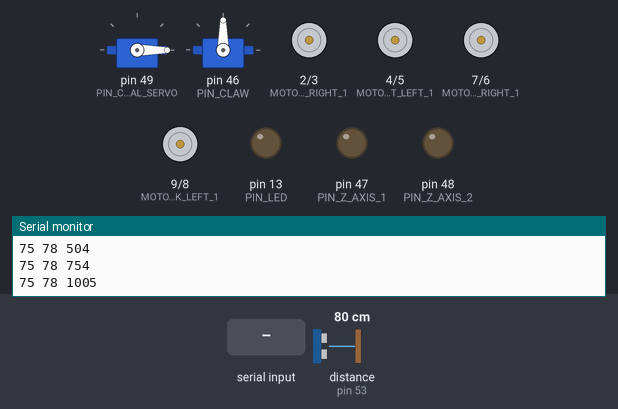
The sketch below on a simulated Arduino Mega 2560, built with avr-gcc and run on an emulated ATmega2560. Shown: 2 × servo, motor-driver pin pairs drawn as motors (green arrow = first pin HIGH = forward, orange = second pin HIGH = backward, longer = more drive), output pins drawn as LEDs (lit = HIGH), the last lines printed to the serial monitor. Wiring (inferred from the names in the program): ultrasonic range finder: trigger pin 51; echo pin 53. Inputs (shaded band) come from the test bench; at power-on: distance to the obstacle (sensor on pin 53) 80 cm. The echo pulse lasts 58.3 µs per cm; pins used as bus, display or sensor lines are not drawn.

Above: at 2.3 s.
2.4 s: "s90.\n" received over Serial
At 4.4 s:
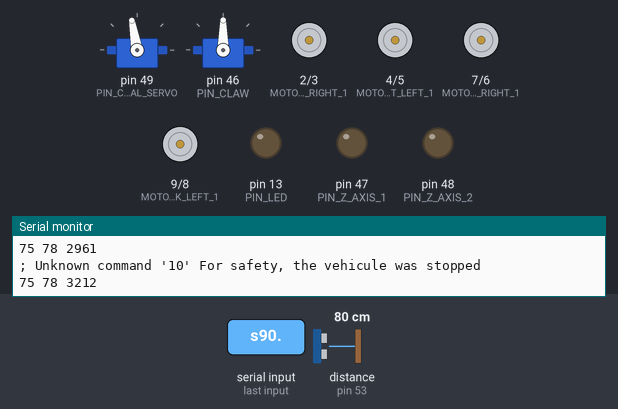
5.4 s: "f,45\n" received over Serial
At 5.53 s:
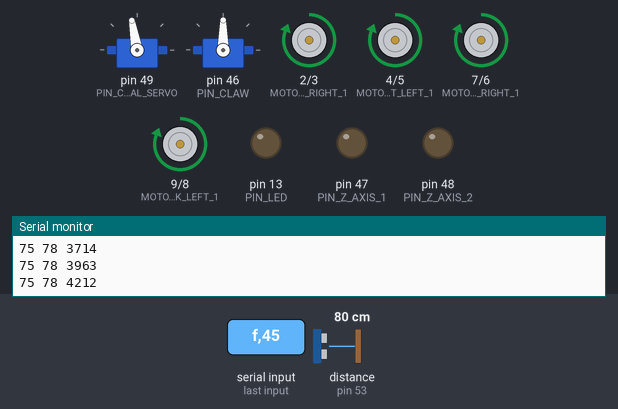
7.1 s: "R" received over Serial
At 8.3 s:
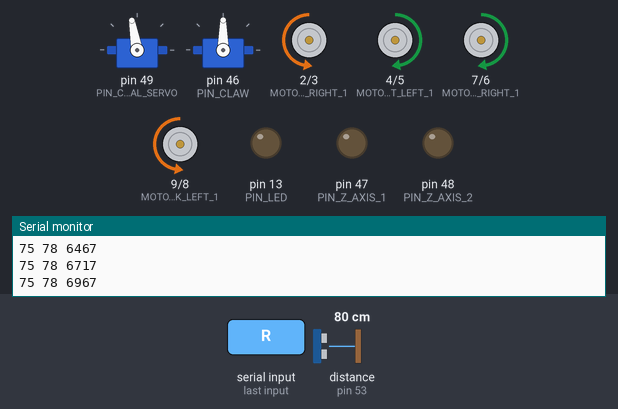
8.6 s: "200\n" received over Serial
At 8.79 s:
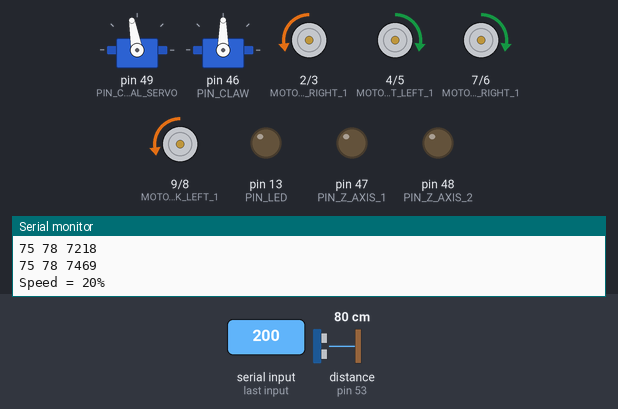
10.4 s: "b90\n" received over Serial
At 10.54 s:
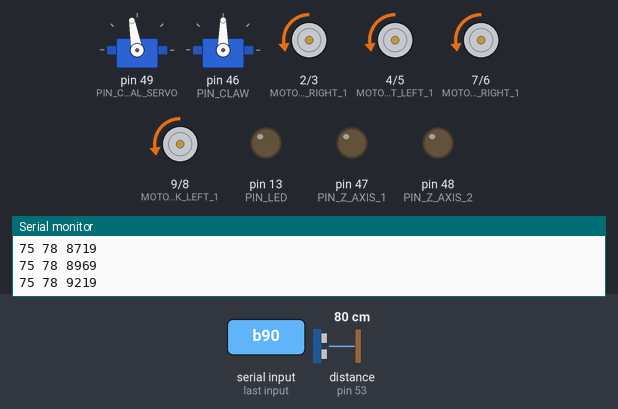
12.1 s: "l90\n" received over Serial
At 12.29 s:
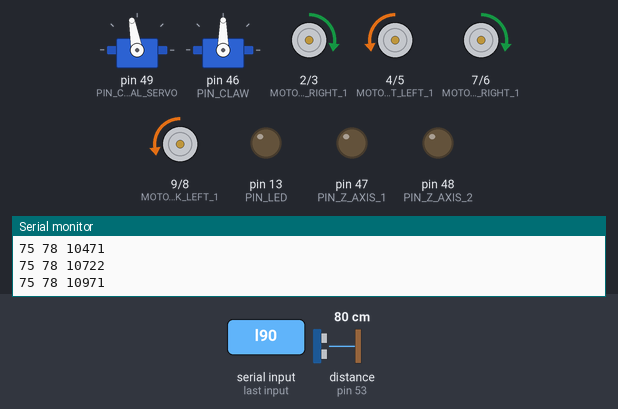
Timing chart, 0 to 14.9 s (numbered marks = the images above; inputs shaded):
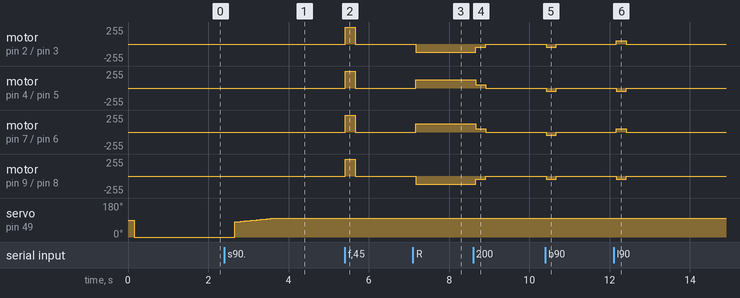

The sketch:

client.ino
```cpp
#include <Servo.h>

// how to control the robot

// 'f' = move forward
// 'b' = move backwards
// 'l' = turn left
// 'r' = turn right
// 'L' = slide left
// 'R' = slide right
// '0', ..., '5' = set speed
// 's90.' = stop the vehicles, and scan +/- 10 degrees around 90 deg
// 'o' = turn on observing mode (camera rotates from right to left)
// 'm' = toggle between slow mode and fast mode (slow mode means when you move
//       forward, it stops moving after 100ms automatically)
// 'c90.' = set claw angle to 90 deg (works for any number of course)
// 'i' = raise claw (z-axis)
// 'k' = lower claw (z-axis)

// uncomment this line to have the client print comments explaining what
// the robot is doing
// #define COMMENT true


#define PIN_ULTR_TRIG 51
#define PIN_ULTR_ECHO 53
#define PIN_LED 13

#define PIN_CAMERA_HORIZONTAL_SERVO 49
#define PIN_CLAW 46
#define PIN_Z_AXIS_1 47
#define PIN_Z_AXIS_2 48

// no enable pins
#define MOTOR_FRONT_LEFT_1 4
#define MOTOR_FRONT_LEFT_2 5

#define MOTOR_FRONT_RIGHT_1 2
#define MOTOR_FRONT_RIGHT_2 3

#define MOTOR_BACK_LEFT_1 9
#define MOTOR_BACK_LEFT_2 8

#define MOTOR_BACK_RIGHT_1 7
#define MOTOR_BACK_RIGHT_2 6

// movement types
#define MOVEMENT_STOP 0
#define MOVEMENT_FORWARDS 1
#define MOVEMENT_BACKWARDS 2
#define MOVEMENT_TURN_LEFT 3
#define MOVEMENT_TURN_RIGHT 4
#define MOVEMENT_SLIDE_LEFT 5
#define MOVEMENT_SLIDE_RIGHT 6

#define Z_AXIS_TIME_RISE 100 // in ms

Servo servo_camera;
Servo servo_claw;

int speed_percentage = 100;
int movement = MOVEMENT_STOP;
bool slow_mode = false;
bool observe = false;

// hangle must be in degrees, between 0 and 180
void set_hangle(int hangle)
{
  // hangle in degrees
  /* Serial.print("; Rotating to"); */
  /* Serial.print(hangle, DEC); */
  /* Serial.println(); */
  hangle = constrain(hangle, 0, 180);

  servo_camera.write(hangle);
}

// the reason we use a global start is so that we know we won't wrap around
// before 49 days. Otherwise we might get unlucky and wrap during our run!
unsigned long global_start = 0;


int measure_distance()
{
  digitalWrite(PIN_ULTR_TRIG, LOW);
  delayMicroseconds(2);
  digitalWrite(PIN_ULTR_TRIG, HIGH);
  delayMicroseconds(10);
  digitalWrite(PIN_ULTR_TRIG, LOW);

  long duration = pulseIn(PIN_ULTR_ECHO, HIGH);
  return duration * 0.034 / 2;
}


void measure(int hangle)
{
    Serial.print(hangle);
    Serial.print(" ");
    long long start = millis();
    long cm = measure_distance();

    Serial.print(cm);
    Serial.print(" ");
    Serial.print(millis() - global_start);
    Serial.println();
    long dt = 50 - (millis() - start);
    if (dt > 0) delay(dt);
}

#define ANGLE_LOWER (-75)
#define ANGLE_UPPER (75)
int hangle = 75;
int d = 3;

#define CLAW_ANGLE_MIN (0)  // closed
#define CLAW_ANGLE_MAX (90) // wide open
#define CLAW_ANGLE_DELTA (2)
// moves between -90 and 90
int claw_angle = 0;


long microsecondsToCentimeters(long microseconds) {
  // The speed of sound is 340 m/s or 29 microseconds per centimeter.
  // The ping travels out and back, so to find the distance of the object we
  // take half of the distance travelled.
  return microseconds / 29 / 2;
}

void front_left_forwards()
{
  analogWrite(MOTOR_FRONT_LEFT_1, speed_percentage * 255 / 100);
  digitalWrite(MOTOR_FRONT_LEFT_2, LOW);
  #ifdef COMMENT
  Serial.print(";  => motor front left pin 1: ");
  Serial.print(speed_percentage * 255 / 100, DEC);
  Serial.println(";  motor front left pin 2: LOW");
  #endif
}

void front_left_backwards()
{
  digitalWrite(MOTOR_FRONT_LEFT_1, LOW);
  analogWrite(MOTOR_FRONT_LEFT_2, speed_percentage * 255 / 100);
  #ifdef COMMENT
  Serial.print(";  => motor front left pin 1: LOW   motor front left pin 2: ");
  Serial.println(speed_percentage * 255 / 100, DEC);
  #endif
}

void front_left_stop()
{
  digitalWrite(MOTOR_FRONT_LEFT_1, LOW);
  digitalWrite(MOTOR_FRONT_LEFT_2, LOW);
  #ifdef COMMENT
  Serial.println(";  => motor front left pin 1: LOW   motor front left pin 2: LOW");
  #endif
}

void front_right_forwards()
{
  analogWrite(MOTOR_FRONT_RIGHT_1, speed_percentage * 255 / 100);
  digitalWrite(MOTOR_FRONT_RIGHT_2, LOW);
  #ifdef COMMENT
  Serial.print(";  => motor front right pin 1: ");
  Serial.print(speed_percentage * 255 / 100, DEC);
  Serial.println("  motor front right pin 2: LOW");
  #endif
}

void front_right_backwards()
{
  digitalWrite(MOTOR_FRONT_RIGHT_1, LOW);
  analogWrite(MOTOR_FRONT_RIGHT_2, speed_percentage * 255 / 100);
  #ifdef COMMENT
  Serial.print(";  => motor front right pin 1: LOW   motor front right pin 2: ");
  Serial.println(speed_percentage * 255 / 100, DEC);
  #endif
}

void front_right_stop()
{
  digitalWrite(MOTOR_FRONT_RIGHT_1, LOW);
  digitalWrite(MOTOR_FRONT_RIGHT_2, LOW);
  #ifdef COMMENT
    Serial.println(";  => motor front right pin 1: LOW   motor front right pin 2: LOW");
  #endif
}

void back_left_forwards()
{
  analogWrite(MOTOR_BACK_LEFT_1, speed_percentage * 255 / 100);
  digitalWrite(MOTOR_BACK_LEFT_2, LOW);
  #ifdef COMMENT
  Serial.print(";  => motor back left pin 1: ");
  Serial.print(speed_percentage * 255 / 100, DEC);
  Serial.println("  motor back left pin 2: LOW");
  #endif
}

void back_left_backwards()
{
  digitalWrite(MOTOR_BACK_LEFT_1, LOW);
  analogWrite(MOTOR_BACK_LEFT_2, speed_percentage * 255 / 100);
  #ifdef COMMENT
  Serial.print(";  => motor back left pin 1: LOW   motor back left pin 2: ");
  Serial.println(speed_percentage * 255 / 100, DEC);
  #endif
}

void back_left_stop()
{
  digitalWrite(MOTOR_BACK_LEFT_1, LOW);
  digitalWrite(MOTOR_BACK_LEFT_2, LOW);
  #ifdef COMMENT
  Serial.println(";  => motor back left pin 1: LOW   motor back left pin 2: LOW");
  #endif
}

void back_right_forwards()
{
  analogWrite(MOTOR_BACK_RIGHT_1, speed_percentage * 255 / 100);
  digitalWrite(MOTOR_BACK_RIGHT_2, LOW);
  #ifdef COMMENT
  Serial.print(";  => motor back right pin 1: ");
  Serial.print(speed_percentage * 255 / 100, DEC);
  Serial.println("  motor back right pin 2: LOW");
  #endif
}

void back_right_backwards()
{
  digitalWrite(MOTOR_BACK_RIGHT_1, LOW);
  analogWrite(MOTOR_BACK_RIGHT_2, speed_percentage * 255 / 100);
  #ifdef COMMENT
  Serial.print(";  => motor back right pin 1: LOW   motor back right pin 2: ");
  Serial.println(speed_percentage * 255 / 100, DEC);
  #endif
}

void back_right_stop()
{
  digitalWrite(MOTOR_BACK_RIGHT_1, LOW);
  digitalWrite(MOTOR_BACK_RIGHT_2, LOW);
  #ifdef COMMENT
  Serial.println(";  => motor back right pin 1: LOW   motor back right pin 2: LOW");
  #endif
}

void implement_claw()
{
  servo_claw.write(claw_angle);
}

void implement_movement()
{
  if (movement == MOVEMENT_STOP)
  {
    front_left_stop();
    front_right_stop();
    back_left_stop();
    back_right_stop();
  }
  else if (movement == MOVEMENT_FORWARDS)
  {
    front_left_forwards();
    front_right_forwards();
    back_left_forwards();
    back_right_forwards();
  }
  else if (movement == MOVEMENT_BACKWARDS)
  {
    front_left_backwards();
    front_right_backwards();
    back_left_backwards();
    back_right_backwards();
  }
  else if (movement == MOVEMENT_TURN_LEFT)
  {
    front_left_backwards();
    back_left_backwards();

    front_right_forwards();
    back_right_forwards();

  }
  else if (movement == MOVEMENT_TURN_RIGHT)
  {
    front_right_backwards();
    back_right_backwards();

    front_left_forwards();
    back_left_forwards();
  }
  else if (movement == MOVEMENT_SLIDE_LEFT)
  {
    front_right_forwards();
    back_right_backwards();

    front_left_backwards();
    back_left_forwards();
  }
  else if (movement == MOVEMENT_SLIDE_RIGHT)
  {
    front_right_backwards();
    back_right_forwards();

    front_left_forwards();
    back_left_backwards();
  }
  else
  {
    Serial.println("assert false; unknown movement");
  }
}

// read the a positive number between 0 and 180 followed by a dot
// returns -1 on invalid input
int read_int_till_dot()
{
    int n = 0;
    while (true) {
        while (!Serial.available());
        int c = Serial.read();
        if (c == '.') {
            return n;
        }
        if ('0' <= c && c <= '9') {
            n = n * 10 + (c - '0');
        } else {
            return -1;
        }

    }
    return n;
}

void handle_input(int byte)
{
    if (byte == 'f')
    {
        movement = MOVEMENT_FORWARDS;
    }
    else if (byte == 'b')
    {
        movement = MOVEMENT_BACKWARDS;
    }
    else if (byte == 'l')
    {
        movement = MOVEMENT_TURN_LEFT;
    }
    else if (byte == 'r')
    {
        movement = MOVEMENT_TURN_RIGHT;
    }
    else if (byte == 'L')
    {
        movement = MOVEMENT_SLIDE_LEFT;
    }
    else if (byte == 'R')
    {
        movement = MOVEMENT_SLIDE_RIGHT;
    }
    else if (byte == '0')
    {
        movement = MOVEMENT_STOP;
    }
    else if ('1' <= byte && byte <= '5')
    {
        // bit of ASCII trickery
        speed_percentage = (byte - '0') * 10;
        Serial.print("Speed = ");
        Serial.print(speed_percentage, DEC);
        Serial.println("%");
    }
    else if (byte == 's')
    {
        // Stop the vehicle
        movement = MOVEMENT_STOP;
        implement_movement();

        // set sensor rotation
        int angle = read_int_till_dot();
        if (angle < 0)
        {
            Serial.println("; invalid angle");
        }
        else
        {
            int base_hangle = constrain(angle - 90, -80, 80);
            Serial.print("; base angle=");
            Serial.print(base_hangle, DEC);
            Serial.println();

            // scan 10 deg around specified angle
            delay(200);
            for (int hangle = base_hangle - 10; hangle <= base_hangle + 10; hangle += 1)
            {
                set_hangle(90 + hangle);
                measure(hangle);
            }
            delay(200);
        }
    }
    else if (byte == 'm')
    {
      slow_mode = !slow_mode;
      Serial.print("; slow mode=");
      Serial.println(slow_mode);
    }
    else if (byte == 'o')
    {
      Serial.println("; start observing");
      if (observe)
      {
        observe = false;
        hangle = 0;
        set_hangle(90 + hangle);
      }
      else
      {
        observe = true;
        hangle = 75;
      }
    }
    else if (byte == 'c')
    {
      int claw_angle = read_int_till_dot();
      if (claw_angle < CLAW_ANGLE_MIN)
      {
        claw_angle = CLAW_ANGLE_MIN;
      }
      if (claw_angle > CLAW_ANGLE_MAX)
      {
        claw_angle = CLAW_ANGLE_MAX;
      }
      servo_claw.write(claw_angle);
      #ifdef COMMENT
      Serial.print("; update claw angle");
      Serial.println(claw_angle);
      #endif
    }
    else if (byte == 'i')
    {
      digitalWrite(PIN_Z_AXIS_1, HIGH);
      digitalWrite(PIN_Z_AXIS_2, LOW);
      delay(Z_AXIS_TIME_RISE);
      digitalWrite(PIN_Z_AXIS_1, LOW);
      digitalWrite(PIN_Z_AXIS_2, LOW);
      #ifdef COMMENT
      Serial.println("; rise");
      #endif
    }
    else if (byte == 'k')
    {
      digitalWrite(PIN_Z_AXIS_1, LOW);
      digitalWrite(PIN_Z_AXIS_2, HIGH);
      delay(Z_AXIS_TIME_RISE);
      digitalWrite(PIN_Z_AXIS_1, LOW);
      digitalWrite(PIN_Z_AXIS_2, LOW);
      #ifdef COMMENT
      Serial.println("; lower");
      #endif
    }
    else
    {
        Serial.print("; Unknown command '");
        Serial.print(byte);
        Serial.println("' For safety, the vehicule was stopped");
        movement = MOVEMENT_STOP;
    }

    implement_movement();
    if (slow_mode)
    {
      delay(100);
      movement = MOVEMENT_STOP;
      implement_movement();
    }
}

void setup() {
  Serial.begin(9600);
  pinMode(PIN_LED, 13);
  servo_camera.attach(PIN_CAMERA_HORIZONTAL_SERVO);
  servo_claw.attach(PIN_CLAW);

  Serial.print("PIN_ULTR_TRIG=");
  Serial.println(PIN_ULTR_TRIG, DEC);
  pinMode(PIN_ULTR_TRIG, OUTPUT);
  Serial.print("PIN_ULTR_ECHO=");
  Serial.println(PIN_ULTR_ECHO, DEC);
  pinMode(PIN_ULTR_ECHO, INPUT);

  Serial.print("MOTOR_FRONT_LEFT_1=");
  Serial.println(MOTOR_FRONT_LEFT_1, DEC);
  Serial.print("MOTOR_FRONT_LEFT_2=");
  Serial.println(MOTOR_FRONT_LEFT_2, DEC);

  Serial.print("MOTOR_FRONT_RIGHT_1=");
  Serial.println(MOTOR_FRONT_RIGHT_1, DEC);
  Serial.print("MOTOR_FRONT_RIGHT_2=");
  Serial.println(MOTOR_FRONT_RIGHT_2, DEC);

  pinMode(PIN_Z_AXIS_1, OUTPUT);
  pinMode(PIN_Z_AXIS_2, OUTPUT);

  Serial.print("Initialising the motors... ");
  pinMode(MOTOR_FRONT_LEFT_1, OUTPUT);
  pinMode(MOTOR_FRONT_LEFT_2, OUTPUT);
  pinMode(MOTOR_FRONT_RIGHT_1, OUTPUT);
  pinMode(MOTOR_FRONT_RIGHT_2, OUTPUT);

  pinMode(MOTOR_BACK_LEFT_1, OUTPUT);
  pinMode(MOTOR_BACK_LEFT_2, OUTPUT);
  pinMode(MOTOR_BACK_RIGHT_1, OUTPUT);
  pinMode(MOTOR_BACK_RIGHT_2, OUTPUT);
  Serial.println("Done");

  Serial.print("Turning everything off... ");
  digitalWrite(MOTOR_FRONT_LEFT_1, LOW);
  digitalWrite(MOTOR_FRONT_LEFT_2, LOW);
  digitalWrite(MOTOR_FRONT_RIGHT_1, LOW);
  digitalWrite(MOTOR_FRONT_RIGHT_2, LOW);

  digitalWrite(MOTOR_BACK_LEFT_1, LOW);
  digitalWrite(MOTOR_BACK_LEFT_2, LOW);
  digitalWrite(MOTOR_BACK_RIGHT_1, LOW);
  digitalWrite(MOTOR_BACK_RIGHT_2, LOW);

  digitalWrite(PIN_Z_AXIS_1, LOW);
  digitalWrite(PIN_Z_AXIS_2, LOW);
  Serial.println("Done");

  Serial.println("Initialisation done");

  set_hangle(0);
  delay(1000);

  Serial.println("Ready");

  global_start = millis();

  servo_camera.write(0);

  #ifdef COMMENT
  Serial.println("; reset");
  #endif

  observe = false;
  slow_mode = false;


  Serial.println("; hello world");

  // digitalWrite(MOTOR_FRONT_LEFT_1, HIGH);
  // digitalWrite(MOTOR_FRONT_LEFT_2, LOW);
  // front_left_forwards();
  // front_right_forwards();
  // back_left_forwards();
  // back_right_forwards();

}
void loop() {
  if (observe)
  {
    hangle += d;
    if (hangle < ANGLE_LOWER || hangle > ANGLE_UPPER)
    {
      hangle = constrain(hangle, ANGLE_LOWER, ANGLE_UPPER);
      d *= -1;
    }
    set_hangle(90 + hangle);
  }

  // if you want to prevent the robot from sending you a lot of measurements
  // all the time, just comment the line below (measure_angle)
  measure(hangle);

  if (Serial.available())
  {
    handle_input(Serial.read());
  }
  delay(200);
}
```

Measured:
- after the input at 2.4 s, servo on pin 49 (PIN_CAMERA_HORIZONTAL_SERVO): moves from 0° to 100° over 1.0 s, starting after 0.26 s
- after the input at 5.4 s, motor on pin 2 (MOTOR_FRONT_RIGHT_1) / pin 3 (MOTOR_FRONT_RIGHT_2), motor on pin 4 (MOTOR_FRONT_LEFT_1) / pin 5 (MOTOR_FRONT_LEFT_2), motor on pin 7 (MOTOR_BACK_RIGHT_1) / pin 6 (MOTOR_BACK_RIGHT_2), motor on pin 9 (MOTOR_BACK_LEFT_1) / pin 8 (MOTOR_BACK_LEFT_2): stopped → forward 255/255 at once, → stopped 0.25 s later
- after the input at 7.1 s, motor on pin 2 (MOTOR_FRONT_RIGHT_1) / pin 3 (MOTOR_FRONT_RIGHT_2): stopped → backward 127/255 after 0.07 s; motor on pin 4 (MOTOR_FRONT_LEFT_1) / pin 5 (MOTOR_FRONT_LEFT_2): stopped → forward 127/255 after 0.07 s
- after the input at 8.6 s, motor on pin 2 (MOTOR_FRONT_RIGHT_1) / pin 3 (MOTOR_FRONT_RIGHT_2): backward 127/255 → backward 51/255 after 0.07 s, → stopped 0.25 s later; motor on pin 4 (MOTOR_FRONT_LEFT_1) / pin 5 (MOTOR_FRONT_LEFT_2): forward 127/255 → forward 51/255 after 0.07 s, → stopped 0.25 s later
- after the input at 10.4 s, motor on pin 2 (MOTOR_FRONT_RIGHT_1) / pin 3 (MOTOR_FRONT_RIGHT_2), motor on pin 4 (MOTOR_FRONT_LEFT_1) / pin 5 (MOTOR_FRONT_LEFT_2), motor on pin 7 (MOTOR_BACK_RIGHT_1) / pin 6 (MOTOR_BACK_RIGHT_2), motor on pin 9 (MOTOR_BACK_LEFT_1) / pin 8 (MOTOR_BACK_LEFT_2): stopped → backward 51/255 at once, → stopped 0.25 s later
- after the input at 12.1 s, motor on pin 2 (MOTOR_FRONT_RIGHT_1) / pin 3 (MOTOR_FRONT_RIGHT_2): stopped → forward 51/255 after 0.07 s, → stopped 0.25 s later; motor on pin 4 (MOTOR_FRONT_LEFT_1) / pin 5 (MOTOR_FRONT_LEFT_2): stopped → backward 51/255 after 0.07 s, → stopped 0.25 s later
